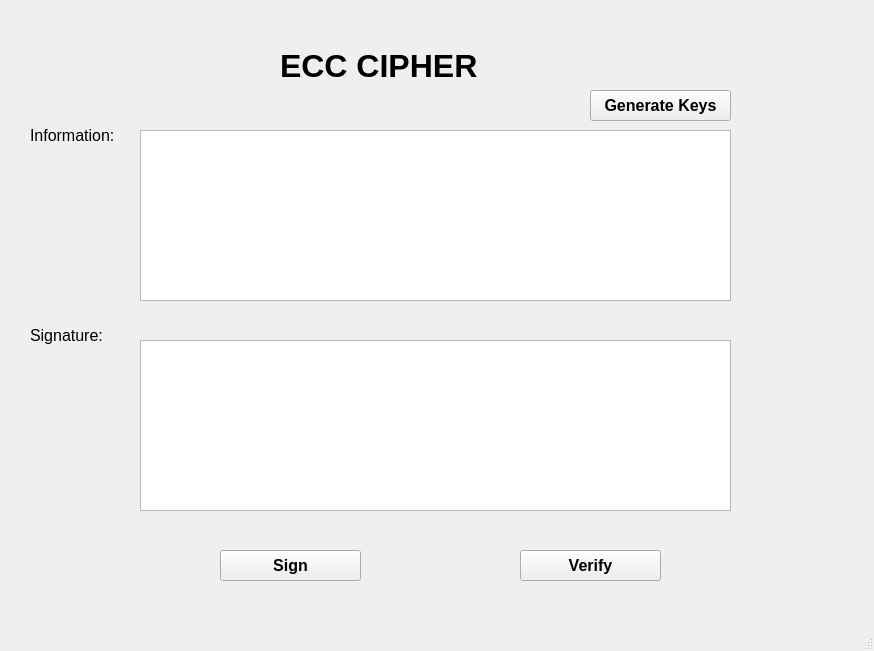
<?xml version="1.0" encoding="UTF-8"?>
<ui version="4.0">
 <class>MainWindow</class>
 <widget class="QMainWindow" name="MainWindow">
  <property name="geometry">
   <rect>
    <x>0</x>
    <y>0</y>
    <width>874</width>
    <height>651</height>
   </rect>
  </property>
  <property name="windowTitle">
   <string>MainWindow</string>
  </property>
  <widget class="QWidget" name="centralwidget">
   <widget class="QLabel" name="label">
    <property name="geometry">
     <rect>
      <x>280</x>
      <y>30</y>
      <width>221</width>
      <height>71</height>
     </rect>
    </property>
    <property name="font">
     <font>
      <pointsize>24</pointsize>
      <weight>75</weight>
      <bold>true</bold>
     </font>
    </property>
    <property name="text">
     <string>ECC CIPHER</string>
    </property>
   </widget>
   <widget class="QLabel" name="label_2">
    <property name="geometry">
     <rect>
      <x>30</x>
      <y>120</y>
      <width>91</width>
      <height>31</height>
     </rect>
    </property>
    <property name="font">
     <font>
      <pointsize>12</pointsize>
     </font>
    </property>
    <property name="text">
     <string>Information:</string>
    </property>
   </widget>
   <widget class="QLabel" name="label_3">
    <property name="geometry">
     <rect>
      <x>30</x>
      <y>320</y>
      <width>91</width>
      <height>31</height>
     </rect>
    </property>
    <property name="font">
     <font>
      <pointsize>12</pointsize>
     </font>
    </property>
    <property name="text">
     <string>Signature:</string>
    </property>
   </widget>
   <widget class="QPlainTextEdit" name="txt_info">
    <property name="geometry">
     <rect>
      <x>140</x>
      <y>130</y>
      <width>591</width>
      <height>171</height>
     </rect>
    </property>
   </widget>
   <widget class="QPlainTextEdit" name="txt_sign">
    <property name="geometry">
     <rect>
      <x>140</x>
      <y>340</y>
      <width>591</width>
      <height>171</height>
     </rect>
    </property>
   </widget>
   <widget class="QPushButton" name="btn_gen_keys">
    <property name="geometry">
     <rect>
      <x>590</x>
      <y>90</y>
      <width>141</width>
      <height>31</height>
     </rect>
    </property>
    <property name="font">
     <font>
      <pointsize>12</pointsize>
      <weight>75</weight>
      <bold>true</bold>
     </font>
    </property>
    <property name="text">
     <string>Generate Keys</string>
    </property>
   </widget>
   <widget class="QPushButton" name="btn_sign">
    <property name="geometry">
     <rect>
      <x>220</x>
      <y>550</y>
      <width>141</width>
      <height>31</height>
     </rect>
    </property>
    <property name="font">
     <font>
      <pointsize>12</pointsize>
      <weight>75</weight>
      <bold>true</bold>
     </font>
    </property>
    <property name="text">
     <string>Sign</string>
    </property>
   </widget>
   <widget class="QPushButton" name="btn_verify">
    <property name="geometry">
     <rect>
      <x>520</x>
      <y>550</y>
      <width>141</width>
      <height>31</height>
     </rect>
    </property>
    <property name="font">
     <font>
      <pointsize>12</pointsize>
      <weight>75</weight>
      <bold>true</bold>
     </font>
    </property>
    <property name="text">
     <string>Verify</string>
    </property>
   </widget>
  </widget>
  <widget class="QMenuBar" name="menubar">
   <property name="geometry">
    <rect>
     <x>0</x>
     <y>0</y>
     <width>874</width>
     <height>21</height>
    </rect>
   </property>
  </widget>
  <widget class="QStatusBar" name="statusbar"/>
 </widget>
 <resources/>
 <connections/>
</ui>
